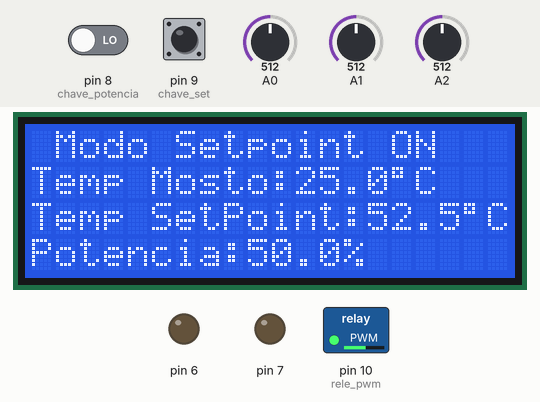
A sketch run on a simulated Arduino Uno, built with avr-gcc and run on an emulated ATmega328P. On the bench: 20×4 character LCD, switched loads named in the sketch (green lamp = pin HIGH), output pins drawn as LEDs (lit = HIGH). The inputs (shaded band) are chosen by the test bench; at power-on: A0 = 512, pin 8 (chave_potencia) LOW, pin 9 (chave_set) HIGH, A2 = 512, A1 = 512. What the sketch prints to the serial monitor is not drawn.

Above: at 1.2 s.
1.3 s: A0 set to 0
At 3.1 s:
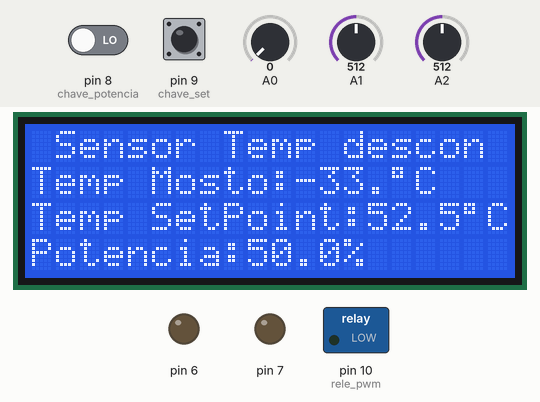
3.4 s: A0 set to 40
At 4.6 s:
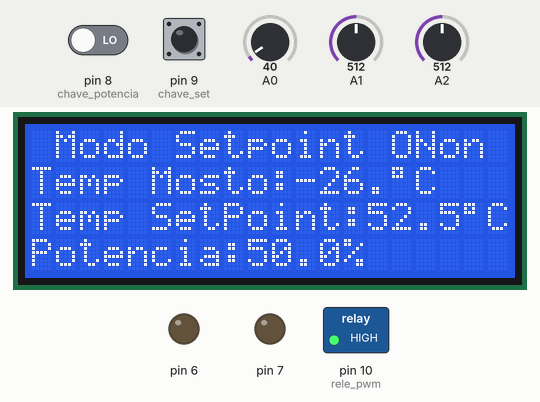
5.2 s: pin 8 (chave_potencia) driven HIGH
At 5.9 s:
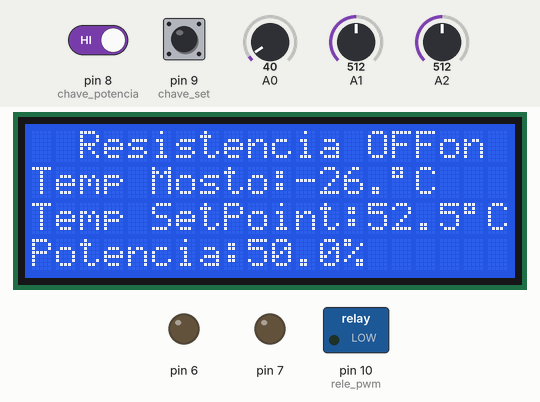
7.0 s: pin 9 (chave_set) pulled LOW for 1 s
At 8.2 s:
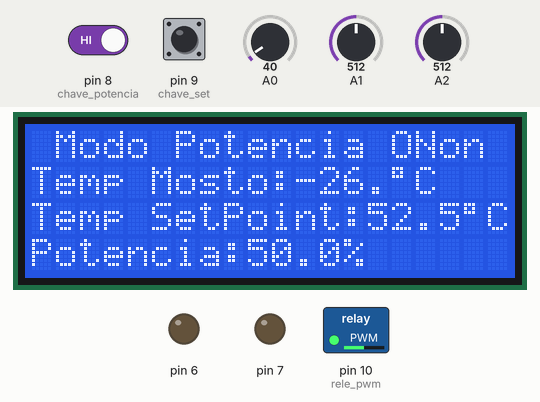
9.9 s: A2 set to 716
At 10.9 s:
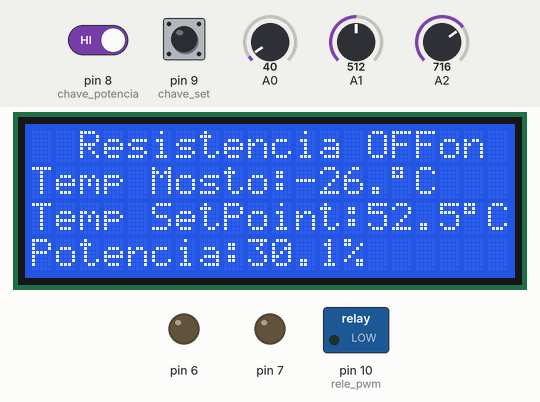
11.7 s: A1 set to 716
At 13.4 s:
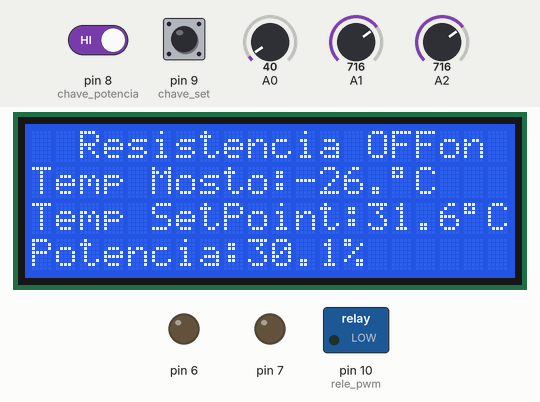
Timing chart, 0 to 14.4 s (numbered marks = the images above; inputs shaded):
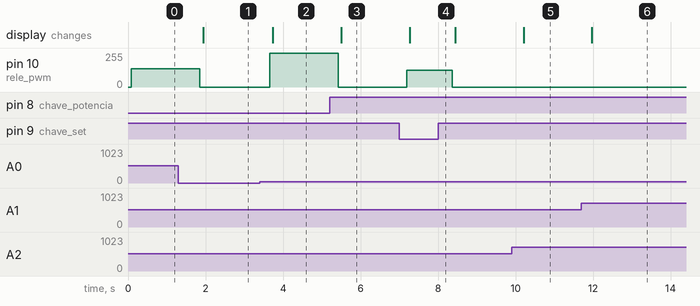

Measured:
- after the input at 1.3 s, pin 10 (rele_pwm): 137/255 → 0/255 after 0.55 s; the display: changes after 0.64 s (image 1)
- after the input at 3.4 s, pin 10 (rele_pwm): 0/255 → 255/255 after 0.26 s; the display: changes after 0.34 s (image 2)
- after the input at 5.2 s, pin 10 (rele_pwm): 255/255 → 0/255 after 0.23 s; the display: changes after 0.30 s (image 3)
- after the input at 7.0 s, pin 10 (rele_pwm): 0/255 → 127/255 after 0.19 s, → 0/255 1.2 s later; the display: changes after 0.27 s (image 4)
- after the input at 9.9 s, the display: changes after 0.31 s (image 5)
- after the input at 11.7 s, the display: changes after 0.27 s (image 6)

The sketch:

Panela_Automatizada.ino
```cpp
/* ============================================================== =

  UNO - leitura dos 6 AD simples


    ================================================================== */
#include <string.h>
#include <math.h>

#include <Wire.h> //necessária para a interface i2c do display
#include <LiquidCrystal_I2C.h>
#include <PID_v1.h>

LiquidCrystal_I2C lcd(0x3F, 20, 4);


int num_tot_canais = 1;
boolean plotter = true;
int T_Amb_Max = 30 , histerese_tempo = 5, T_Saida_AC;

double a[15], b[15], c[15], d[15], e[15], f[15], g[15];
double V_temp;


double Setpoint, Input, Output;
double Kp=5, Ki=0.02, Kd=0.001;
PID myPID(&Input, &Output, &Setpoint, Kp, Ki, Kd, DIRECT);

int rele_pwm = 10, chave_potencia = 8, chave_set=9, V_potencia, V_set;
double pot_temp = 0, pot_w = 0, T_AC1=0,soma_temp = 0;

const float Resolucao = 1024.0;
const float V_ref = 5.0;


//==============================================================================================================================================
//==============================================================================================================================================

void setup()
{
  Serial.begin(9600);

  pinMode(rele_pwm, OUTPUT); // Rele PWM
  pinMode(chave_potencia, INPUT); // Chave de Potencia
  pinMode(chave_set, INPUT); // Chave ??
  pinMode(6, OUTPUT); //
  pinMode(7, OUTPUT); // ???
  pinMode(10, INPUT); // ???


  a[1] = 0.10900668;  b[1] = -1.10025500;  c[1] = 5.28794594;  d[1] = -14.75771141;  e[1] = 40.30831163;  f[1] = -33.78559142 ;
  a[2] = 0.10900668;  b[2] = -1.10025500;  c[2] = 5.28794594;  d[2] = -14.75771141;  e[2] = 40.30831163;  f[2] = -33.78559142 ;
  a[3] = 0.10900668;  b[3] = -1.10025500;  c[3] = 5.28794594;  d[3] = -14.75771141;  e[3] = 40.30831163;  f[3] = -33.78559142 ;
  a[4] = 0.10900668;  b[4] = -1.10025500;  c[4] = 5.28794594;  d[4] = -14.75771141;  e[4] = 40.30831163;  f[4] = -33.78559142 ;
  //a[9] = 0.0; b[9] = 0.0; c[9] = 0.0; d[9] = 0.0; e[9]= 31.446541;  f[9] = -23.82075; // UR

  // -------------- LCD --------------------
  lcd.begin();
  lcd.backlight();
  lcd.clear();
  // -------------- PID --------------------
  Input = T_AC1;
  Setpoint = pot_temp*105;

  //turn the PID on
  myPID.SetMode(AUTOMATIC);
  //Labels
  Serial.println("Temperatura Potencia Output");
}

//================================================================================================================================================
//================================================================================================================================================

void loop()
{


   for (int i = 1; i <= 100; i++)
   {
        V_temp =  analogRead(A0)/ Resolucao * V_ref;
        soma_temp += V_temp;
   }

   V_temp = soma_temp/100.0;
   soma_temp = 0;

   pot_temp = 1-(analogRead(A1)/Resolucao);
   pot_w =  255.0-(analogRead(A2)*255.0/Resolucao);
   Setpoint = pot_temp*105; //varia a temperatura de 0 graus á 105 graus
   T_AC1 = Calibrar_tensao(V_temp, 1) ;
   V_potencia = digitalRead(chave_potencia);
   V_set = digitalRead(chave_set);


if(V_temp > 0.0){

   if(V_potencia == HIGH && V_set == LOW) {
    analogWrite(rele_pwm, pot_w);

  }

   if(V_potencia == LOW && V_set == HIGH){

    Input = T_AC1;
    myPID.Compute();
    analogWrite(rele_pwm, Output);
  }

 if(V_potencia == HIGH && V_set == HIGH){
    analogWrite(rele_pwm, 0);
  }

if(V_potencia == LOW && V_set == LOW){
    analogWrite(rele_pwm, 0);
  }


}

if(V_temp == 0.0) analogWrite(rele_pwm, 0);


  Serial_Print();
  Escreve_no_LCD();
  delay(500);

}

// ========================================================================================================================================
   void Serial_Print()
   {

    if(plotter){

    Serial.print(T_AC1);
    Serial.print(" ");
    Serial.print(pot_w);
    Serial.print(" ");
    Serial.println(Output);

  }

   else {
   Serial.print("Saida PID: ");
   Serial.print(Output);
   Serial.println("");
   Serial.print("Temperatura T_AC1: ");
   Serial.print(T_AC1);
   Serial.println("");
   Serial.print("V temp: ");
   Serial.print(V_temp);
   Serial.println("");
   Serial.print("Chave V_potencia: ");
   Serial.print(V_potencia);
   Serial.println("");
   Serial.print("Chave V_set: ");
   Serial.println(V_set);
   Serial.print("var pot_w:");
   Serial.println(pot_w);
   Serial.println("========================================================");

   }


   }


// ========================================================================================================================================

void Escreve_no_LCD()
{


  if( V_potencia == HIGH && V_set == LOW) {

  lcd.setCursor(1, 0);    lcd.print("Modo Potencia ON");

  }

  if(V_potencia == LOW && V_set == HIGH) {

  lcd.setCursor(1, 0);    lcd.print("Modo Setpoint ON");

  }

  if(V_potencia == HIGH && V_set == HIGH) {

  lcd.setCursor(1, 0);    lcd.print(" Resistencia OFF");

  }
if(V_temp == 0.0){
  lcd.setCursor(1, 0);    lcd.print("Sensor Temp descon");
  }

  lcd.setCursor(0, 1);    lcd.print("Temp Mosto:");
  lcd.setCursor(11, 1);   lcd.print(T_AC1, 1);
  lcd.setCursor(15, 1);   lcd.print((char) 223);  lcd.print("C");// degree symbol


  lcd.setCursor(0, 2);    lcd.print("Temp SetPoint:");
  lcd.setCursor(14, 2);   lcd.print(Setpoint, 1);
  lcd.setCursor(18, 2);   lcd.print((char) 223);  lcd.print("C");// degree symbol


  lcd.setCursor(0, 3);    lcd.print("Potencia:");
  lcd.setCursor(9, 3);   lcd.print(pot_w*100/255, 1);
  lcd.setCursor(13, 3);   lcd.print("%");// degree symbol

}

// ========================================================================================================================================

double Calibrar_tensao(double tensao, int canal)
{
  double Valor_calibrado;
  Valor_calibrado =    a[canal] * pow(tensao, 5) +
                       b[canal] * pow(tensao, 4) +
                       c[canal] * pow(tensao, 3) +
                       d[canal] * pow(tensao, 2) +
                       e[canal] * pow(tensao, 1) +
                       f[canal] * pow(tensao, 0);
  return Valor_calibrado;
}

//======================================================================================================
```
